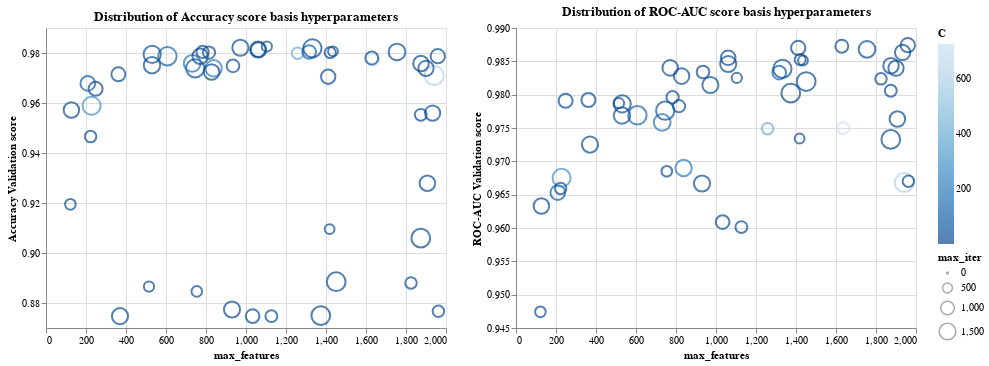

Source (notebook cell):
### Markdown cell above
###  Visualizing all the models trained by Randomized Search.

### Code cell
roc_auc_plot = alt.Chart(results,
          title='Distribution of ROC-AUC score basis hyperparameters'
          ).mark_point().encode(
    x=alt.X('param_countvectorizer__max_features',
            title='max_features'),
    y=alt.Y('mean_test_roc_auc',
            title='ROC-AUC Validation score',
            scale=alt.Scale(zero=False)),
    color=alt.Color('param_logisticregression__C',
                    title='C',
                    scale=alt.Scale(reverse=True)),
    size=alt.Size('param_logisticregression__max_iter',
                  title='max_iter'))

accuracy_plot = alt.Chart(results,
          title='Distribution of Accuracy score basis hyperparameters'
          ).mark_point().encode(
    x=alt.X('param_countvectorizer__max_features',
            title='max_features'),
    y=alt.Y('mean_test_accuracy',
            title='Accuracy Validation score',
            scale=alt.Scale(zero=False)),
    color=alt.Color('param_logisticregression__C',
                    title='C',
                    scale=alt.Scale(reverse=True)),
    size=alt.Size('param_logisticregression__max_iter',
                  title='max_iter'))

accuracy_plot | roc_auc_plot

### Figure 1 — Vega-Lite specification as saved in the notebook (floating-point values rounded to 4 significant figures)
{"config": {"view": {"continuousWidth": 400, "continuousHeight": 300}}, "hconcat": [{"mark": "point", "encoding": {"color": {"field": "param_logisticregression__C", "scale": {"reverse": true}, "title": "C", "type": "quantitative"}, "size": {"field": "param_logisticregression__max_iter", "title": "max_iter", "type": "quantitative"}, "x": {"field": "param_countvectorizer__max_features", "title": "max_features", "type": "quantitative"}, "y": {"field": "mean_test_accuracy", "scale": {"zero": false}, "title": "Accuracy Validation score", "type": "quantitative"}}, "title": "Distribution of Accuracy score basis hyperparameters"}, {"mark": "point", "encoding": {"color": {"field": "param_logisticregression__C", "scale": {"reverse": true}, "title": "C", "type": "quantitative"}, "size": {"field": "param_logisticregression__max_iter", "title": "max_iter", "type": "quantitative"}, "x": {"field": "param_countvectorizer__max_features", "title": "max_features", "type": "quantitative"}, "y": {"field": "mean_test_roc_auc", "scale": {"zero": false}, "title": "ROC-AUC Validation score", "type": "quantitative"}}, "title": "Distribution of ROC-AUC score basis hyperparameters"}], "data": {"name": "data-9a7acac2dd2561eedd8f62ba5db5646c"}, "$schema": "https://vega.github.io/schema/vega-lite/v4.17.0.json", "datasets": {"data-9a7acac2dd2561eedd8f62ba5db5646c": [{"param_countvectorizer__max_features": 1374, "param_countvectorizer__stop_words": "english", "param_logisticregression__C": 0.004226, "param_logisticregression__class_weight": null, "param_logisticregression__max_iter": 1900, "mean_train_roc_auc": 0.9843, "mean_test_roc_auc": 0.9802, "mean_train_accuracy": 0.8755, "mean_test_accuracy": 0.875, "rank_test_roc_auc": 22}, {"param_countvectorizer__max_features": 248, "param_countvectorizer__stop_words": "english", "param_logisticregression__C": 0.4769, "param_logisticregression__class_weight": null, "param_logisticregression__max_iter": 1050, "mean_train_roc_auc": 0.9897, "mean_test_roc_auc": 0.9791, "mean_train_accuracy": 0.9741, "mean_test_accuracy": 0.9657, "rank_test_roc_auc": 25}, {"param_countvectorizer__max_features": 531, "param_countvectorizer__stop_words": null, "param_logisticregression__C": 15.37, "param_logisticregression__class_weight": null, "param_logisticregression__max_iter": 1600, "mean_train_roc_auc": 0.9993, "mean_test_roc_auc": 0.9786, "mean_train_accuracy": 0.9987, "mean_test_accuracy": 0.9794, "rank_test_roc_auc": 27}, {"param_countvectorizer__max_features": 746, "param_countvectorizer__stop_words": "english", "param_logisticregression__C": 34.88, "param_logisticregression__class_weight": "balanced", "param_logisticregression__max_iter": 1800, "mean_train_roc_auc": 0.9996, "mean_test_roc_auc": 0.9776, "mean_train_accuracy": 0.9975, "mean_test_accuracy": 0.9739, "rank_test_roc_auc": 29}, {"param_countvectorizer__max_features": 1418, "param_countvectorizer__stop_words": null, "param_logisticregression__C": 0.007058, "param_logisticregression__class_weight": null, "param_logisticregression__max_iter": 500, "mean_train_roc_auc": 0.9782, "mean_test_roc_auc": 0.9734, "mean_train_accuracy": 0.9117, "mean_test_accuracy": 0.9096, "rank_test_roc_auc": 36}, {"param_countvectorizer__max_features": 1755, "param_countvectorizer__stop_words": "english", "param_logisticregression__C": 4.581, "param_logisticregression__class_weight": null, "param_logisticregression__max_iter": 1500, "mean_train_roc_auc": 0.9996, "mean_test_roc_auc": 0.9868, "mean_train_accuracy": 0.9985, "mean_test_accuracy": 0.9804, "rank_test_roc_auc": 4}, {"param_countvectorizer__max_features": 972, "param_countvectorizer__stop_words": null, "param_logisticregression__C": 14.37, "param_logisticregression__class_weight": null, "param_logisticregression__max_iter": 1400, "mean_train_roc_auc": 0.9994, "mean_test_roc_auc": 0.9814, "mean_train_accuracy": 0.9993, "mean_test_accuracy": 0.9821, "rank_test_roc_auc": 20}, {"param_countvectorizer__max_features": 1636, "param_countvectorizer__stop_words": "english", "param_logisticregression__C": 726.7, "param_logisticregression__class_weight": null, "param_logisticregression__max_iter": 750, "mean_train_roc_auc": 0.9999, "mean_test_roc_auc": 0.975, "mean_train_accuracy": 0.9995, "mean_test_accuracy": 0.9773, "rank_test_roc_auc": 34}, {"param_countvectorizer__max_features": 515, "param_countvectorizer__stop_words": "english", "param_logisticregression__C": 0.009197, "param_logisticregression__class_weight": null, "param_logisticregression__max_iter": 550, "mean_train_roc_auc": 0.9824, "mean_test_roc_auc": 0.9787, "mean_train_accuracy": 0.8872, "mean_test_accuracy": 0.8866, "rank_test_roc_auc": 26}, {"param_countvectorizer__max_features": 209, "param_countvectorizer__stop_words": null, "param_logisticregression__C": 79.34, "param_logisticregression__class_weight": null, "param_logisticregression__max_iter": 1150, "mean_train_roc_auc": 0.9974, "mean_test_roc_auc": 0.9653, "mean_train_accuracy": 0.9907, "mean_test_accuracy": 0.9678, "rank_test_roc_auc": 46}, {"param_countvectorizer__max_features": 1411, "param_countvectorizer__stop_words": "english", "param_logisticregression__C": 0.2645, "param_logisticregression__class_weight": null, "param_logisticregression__max_iter": 1100, "mean_train_roc_auc": 0.9975, "mean_test_roc_auc": 0.987, "mean_train_accuracy": 0.9804, "mean_test_accuracy": 0.9705, "rank_test_roc_auc": 3}, {"param_countvectorizer__max_features": 1258, "param_countvectorizer__stop_words": null, "param_logisticregression__C": 401.4, "param_logisticregression__class_weight": null, "param_logisticregression__max_iter": 700, "mean_train_roc_auc": 1.0, "mean_test_roc_auc": 0.9749, "mean_train_accuracy": 0.9995, "mean_test_accuracy": 0.9799, "rank_test_roc_auc": 35}, {"param_countvectorizer__max_features": 122, "param_countvectorizer__stop_words": null, "param_logisticregression__C": 0.001618, "param_logisticregression__class_weight": "balanced", "param_logisticregression__max_iter": 600, "mean_train_roc_auc": 0.9518, "mean_test_roc_auc": 0.9474, "mean_train_accuracy": 0.9238, "mean_test_accuracy": 0.9195, "rank_test_roc_auc": 50}, {"param_countvectorizer__max_features": 1959, "param_countvectorizer__stop_words": "english", "param_logisticregression__C": 1.429, "param_logisticregression__class_weight": null, "param_logisticregression__max_iter": 1100, "mean_train_roc_auc": 0.9994, "mean_test_roc_auc": 0.9874, "mean_train_accuracy": 0.9937, "mean_test_accuracy": 0.9787, "rank_test_roc_auc": 1}, {"param_countvectorizer__max_features": 935, "param_countvectorizer__stop_words": null, "param_logisticregression__C": 0.06715, "param_logisticregression__class_weight": "balanced", "param_logisticregression__max_iter": 850, "mean_train_roc_auc": 0.9965, "mean_test_roc_auc": 0.9834, "mean_train_accuracy": 0.9829, "mean_test_accuracy": 0.9748, "rank_test_roc_auc": 14}, {"param_countvectorizer__max_features": 1941, "param_countvectorizer__stop_words": "english", "param_logisticregression__C": 608.7, "param_logisticregression__class_weight": "balanced", "param_logisticregression__max_iter": 1950, "mean_train_roc_auc": 1.0, "mean_test_roc_auc": 0.9668, "mean_train_accuracy": 0.9995, "mean_test_accuracy": 0.971, "rank_test_roc_auc": 43}, {"param_countvectorizer__max_features": 1061, "param_countvectorizer__stop_words": "english", "param_logisticregression__C": 10.18, "param_logisticregression__class_weight": null, "param_logisticregression__max_iter": 1400, "mean_train_roc_auc": 0.9993, "mean_test_roc_auc": 0.9846, "mean_train_accuracy": 0.9985, "mean_test_accuracy": 0.9814, "rank_test_roc_auc": 9}, {"param_countvectorizer__max_features": 1874, "param_countvectorizer__stop_words": null, "param_logisticregression__C": 0.006674, "param_logisticregression__class_weight": null, "param_logisticregression__max_iter": 1900, "mean_train_roc_auc": 0.9782, "mean_test_roc_auc": 0.9733, "mean_train_accuracy": 0.9095, "mean_test_accuracy": 0.9059, "rank_test_roc_auc": 37}, {"param_countvectorizer__max_features": 1962, "param_countvectorizer__stop_words": null, "param_logisticregression__C": 0.002799, "param_logisticregression__class_weight": null, "param_logisticregression__max_iter": 700, "mean_train_roc_auc": 0.9714, "mean_test_roc_auc": 0.967, "mean_train_accuracy": 0.8771, "mean_test_accuracy": 0.8767, "rank_test_roc_auc": 42}, {"param_countvectorizer__max_features": 362, "param_countvectorizer__stop_words": null, "param_logisticregression__C": 1.461, "param_logisticregression__class_weight": "balanced", "param_logisticregression__max_iter": 1050, "mean_train_roc_auc": 0.9985, "mean_test_roc_auc": 0.9792, "mean_train_accuracy": 0.9915, "mean_test_accuracy": 0.9715, "rank_test_roc_auc": 24}, {"param_countvectorizer__max_features": 1629, "param_countvectorizer__stop_words": "english", "param_logisticregression__C": 0.904, "param_logisticregression__class_weight": null, "param_logisticregression__max_iter": 900, "mean_train_roc_auc": 0.9991, "mean_test_roc_auc": 0.9873, "mean_train_accuracy": 0.9906, "mean_test_accuracy": 0.978, "rank_test_roc_auc": 2}, {"param_countvectorizer__max_features": 1825, "param_countvectorizer__stop_words": "english", "param_logisticregression__C": 0.009807, "param_logisticregression__class_weight": null, "param_logisticregression__max_iter": 700, "mean_train_roc_auc": 0.9873, "mean_test_roc_auc": 0.9824, "mean_train_accuracy": 0.891, "mean_test_accuracy": 0.888, "rank_test_roc_auc": 18}, {"param_countvectorizer__max_features": 1874, "param_countvectorizer__stop_words": null, "param_logisticregression__C": 0.02644, "param_logisticregression__class_weight": null, "param_logisticregression__max_iter": 750, "mean_train_roc_auc": 0.988, "mean_test_roc_auc": 0.9806, "mean_train_accuracy": 0.9609, "mean_test_accuracy": 0.9553, "rank_test_roc_auc": 21}, {"param_countvectorizer__max_features": 754, "param_countvectorizer__stop_words": null, "param_logisticregression__C": 0.004136, "param_logisticregression__class_weight": null, "param_logisticregression__max_iter": 600, "mean_train_roc_auc": 0.9726, "mean_test_roc_auc": 0.9685, "mean_train_accuracy": 0.8858, "mean_test_accuracy": 0.8846, "rank_test_roc_auc": 40}, {"param_countvectorizer__max_features": 1061, "param_countvectorizer__stop_words": "english", "param_logisticregression__C": 0.8687, "param_logisticregression__class_weight": "balanced", "param_logisticregression__max_iter": 1150, "mean_train_roc_auc": 0.9991, "mean_test_roc_auc": 0.9855, "mean_train_accuracy": 0.9959, "mean_test_accuracy": 0.9814, "rank_test_roc_auc": 6}, {"param_countvectorizer__max_features": 1127, "param_countvectorizer__stop_words": null, "param_logisticregression__C": 0.001043, "param_logisticregression__class_weight": null, "param_logisticregression__max_iter": 750, "mean_train_roc_auc": 0.9641, "mean_test_roc_auc": 0.9601, "mean_train_accuracy": 0.8747, "mean_test_accuracy": 0.8747, "rank_test_roc_auc": 49}, {"param_countvectorizer__max_features": 1900, "param_countvectorizer__stop_words": "english", "param_logisticregression__C": 0.006794, "param_logisticregression__class_weight": "balanced", "param_logisticregression__max_iter": 1250, "mean_train_roc_auc": 0.9908, "mean_test_roc_auc": 0.984, "mean_train_accuracy": 0.9787, "mean_test_accuracy": 0.9739, "rank_test_roc_auc": 12}, {"param_countvectorizer__max_features": 1316, "param_countvectorizer__stop_words": "english", "param_logisticregression__C": 91.59, "param_logisticregression__class_weight": null, "param_logisticregression__max_iter": 1000, "mean_train_roc_auc": 0.9996, "mean_test_roc_auc": 0.9833, "mean_train_accuracy": 0.9992, "mean_test_accuracy": 0.9804, "rank_test_roc_auc": 15}, {"param_countvectorizer__max_features": 1875, "param_countvectorizer__stop_words": null, "param_logisticregression__C": 0.06503, "param_logisticregression__class_weight": "balanced", "param_logisticregression__max_iter": 1300, "mean_train_roc_auc": 0.9972, "mean_test_roc_auc": 0.9843, "mean_train_accuracy": 0.985, "mean_test_accuracy": 0.9758, "rank_test_roc_auc": 10}, {"param_countvectorizer__max_features": 838, "param_countvectorizer__stop_words": null, "param_logisticregression__C": 196.8, "param_logisticregression__class_weight": "balanced", "param_logisticregression__max_iter": 1450, "mean_train_roc_auc": 1.0, "mean_test_roc_auc": 0.969, "mean_train_accuracy": 0.9995, "mean_test_accuracy": 0.9739, "rank_test_roc_auc": 39}, {"param_countvectorizer__max_features": 815, "param_countvectorizer__stop_words": null, "param_logisticregression__C": 17.78, "param_logisticregression__class_weight": "balanced", "param_logisticregression__max_iter": 800, "mean_train_roc_auc": 0.9997, "mean_test_roc_auc": 0.9783, "mean_train_accuracy": 0.9993, "mean_test_accuracy": 0.9802, "rank_test_roc_auc": 28}, {"param_countvectorizer__max_features": 530, "param_countvectorizer__stop_words": null, "param_logisticregression__C": 15.17, "param_logisticregression__class_weight": "balanced", "param_logisticregression__max_iter": 1450, "mean_train_roc_auc": 0.9995, "mean_test_roc_auc": 0.9769, "mean_train_accuracy": 0.999, "mean_test_accuracy": 0.9751, "rank_test_roc_auc": 31}, {"param_countvectorizer__max_features": 828, "param_countvectorizer__stop_words": null, "param_logisticregression__C": 0.05096, "param_logisticregression__class_weight": "balanced", "param_logisticregression__max_iter": 1300, "mean_train_roc_auc": 0.9954, "mean_test_roc_auc": 0.9828, "mean_train_accuracy": 0.981, "mean_test_accuracy": 0.9724, "rank_test_roc_auc": 16}, {"param_countvectorizer__max_features": 731, "param_countvectorizer__stop_words": "english", "param_logisticregression__C": 151.3, "param_logisticregression__class_weight": null, "param_logisticregression__max_iter": 1500, "mean_train_roc_auc": 0.9995, "mean_test_roc_auc": 0.9758, "mean_train_accuracy": 0.9988, "mean_test_accuracy": 0.9758, "rank_test_roc_auc": 33}, {"param_countvectorizer__max_features": 228, "param_countvectorizer__stop_words": "english", "param_logisticregression__C": 277.5, "param_logisticregression__class_weight": "balanced", "param_logisticregression__max_iter": 1750, "mean_train_roc_auc": 0.9969, "mean_test_roc_auc": 0.9675, "mean_train_accuracy": 0.9813, "mean_test_accuracy": 0.9589, "rank_test_roc_auc": 41}, {"param_countvectorizer__max_features": 1421, "param_countvectorizer__stop_words": null, "param_logisticregression__C": 0.8525, "param_logisticregression__class_weight": null, "param_logisticregression__max_iter": 650, "mean_train_roc_auc": 0.9988, "mean_test_roc_auc": 0.9853, "mean_train_accuracy": 0.993, "mean_test_accuracy": 0.9802, "rank_test_roc_auc": 7}, {"param_countvectorizer__max_features": 1435, "param_countvectorizer__stop_words": null, "param_logisticregression__C": 1.079, "param_logisticregression__class_weight": null, "param_logisticregression__max_iter": 500, "mean_train_roc_auc": 0.999, "mean_test_roc_auc": 0.9851, "mean_train_accuracy": 0.9943, "mean_test_accuracy": 0.9807, "rank_test_roc_auc": 8}, {"param_countvectorizer__max_features": 1332, "param_countvectorizer__stop_words": null, "param_logisticregression__C": 5.434, "param_logisticregression__class_weight": null, "param_logisticregression__max_iter": 1800, "mean_train_roc_auc": 0.9992, "mean_test_roc_auc": 0.9839, "mean_train_accuracy": 0.9988, "mean_test_accuracy": 0.9819, "rank_test_roc_auc": 13}, {"param_countvectorizer__max_features": 223, "param_countvectorizer__stop_words": null, "param_logisticregression__C": 0.00378, "param_logisticregression__class_weight": "balanced", "param_logisticregression__max_iter": 700, "mean_train_roc_auc": 0.971, "mean_test_roc_auc": 0.9659, "mean_train_accuracy": 0.9504, "mean_test_accuracy": 0.9466, "rank_test_roc_auc": 45}, {"param_countvectorizer__max_features": 370, "param_countvectorizer__stop_words": "english", "param_logisticregression__C": 0.001232, "param_logisticregression__class_weight": null, "param_logisticregression__max_iter": 1400, "mean_train_roc_auc": 0.9768, "mean_test_roc_auc": 0.9725, "mean_train_accuracy": 0.8747, "mean_test_accuracy": 0.8747, "rank_test_roc_auc": 38}, {"param_countvectorizer__max_features": 1451, "param_countvectorizer__stop_words": "english", "param_logisticregression__C": 0.009871, "param_logisticregression__class_weight": null, "param_logisticregression__max_iter": 1900, "mean_train_roc_auc": 0.9865, "mean_test_roc_auc": 0.982, "mean_train_accuracy": 0.891, "mean_test_accuracy": 0.8885, "rank_test_roc_auc": 19}, {"param_countvectorizer__max_features": 607, "param_countvectorizer__stop_words": null, "param_logisticregression__C": 96.32, "param_logisticregression__class_weight": null, "param_logisticregression__max_iter": 1850, "mean_train_roc_auc": 0.9996, "mean_test_roc_auc": 0.9769, "mean_train_accuracy": 0.9995, "mean_test_accuracy": 0.9787, "rank_test_roc_auc": 30}, {"param_countvectorizer__max_features": 1033, "param_countvectorizer__stop_words": null, "param_logisticregression__C": 0.001229, "param_logisticregression__class_weight": null, "param_logisticregression__max_iter": 1000, "mean_train_roc_auc": 0.9648, "mean_test_roc_auc": 0.9609, "mean_train_accuracy": 0.8747, "mean_test_accuracy": 0.8747, "rank_test_roc_auc": 48}, {"param_countvectorizer__max_features": 1104, "param_countvectorizer__stop_words": null, "param_logisticregression__C": 4.031, "param_logisticregression__class_weight": "balanced", "param_logisticregression__max_iter": 550, "mean_train_roc_auc": 0.9995, "mean_test_roc_auc": 0.9825, "mean_train_accuracy": 0.9992, "mean_test_accuracy": 0.9826, "rank_test_roc_auc": 17}, {"param_countvectorizer__max_features": 127, "param_countvectorizer__stop_words": "english", "param_logisticregression__C": 0.01225, "param_logisticregression__class_weight": "balanced", "param_logisticregression__max_iter": 1300, "mean_train_roc_auc": 0.9668, "mean_test_roc_auc": 0.9633, "mean_train_accuracy": 0.9605, "mean_test_accuracy": 0.9572, "rank_test_roc_auc": 47}, {"param_countvectorizer__max_features": 1907, "param_countvectorizer__stop_words": null, "param_logisticregression__C": 0.01115, "param_logisticregression__class_weight": null, "param_logisticregression__max_iter": 1300, "mean_train_roc_auc": 0.9822, "mean_test_roc_auc": 0.9763, "mean_train_accuracy": 0.9334, "mean_test_accuracy": 0.9279, "rank_test_roc_auc": 32}, {"param_countvectorizer__max_features": 930, "param_countvectorizer__stop_words": null, "param_logisticregression__C": 0.002949, "param_logisticregression__class_weight": null, "param_logisticregression__max_iter": 1400, "mean_train_roc_auc": 0.9705, "mean_test_roc_auc": 0.9667, "mean_train_accuracy": 0.8776, "mean_test_accuracy": 0.8774, "rank_test_roc_auc": 44}, {"param_countvectorizer__max_features": 771, "param_countvectorizer__stop_words": null, "param_logisticregression__C": 0.7317, "param_logisticregression__class_weight": null, "param_logisticregression__max_iter": 1300, "mean_train_roc_auc": 0.9984, "mean_test_roc_auc": 0.984, "mean_train_accuracy": 0.9898, "mean_test_accuracy": 0.9787, "rank_test_roc_auc": 11}, {"param_countvectorizer__max_features": 783, "param_countvectorizer__stop_words": null, "param_logisticregression__C": 7.508, "param_logisticregression__class_weight": "balanced", "param_logisticregression__max_iter": 800, "mean_train_roc_auc": 0.9995, "mean_test_roc_auc": 0.9796, "mean_train_accuracy": 0.9991, "mean_test_accuracy": 0.9804, "rank_test_roc_auc": 23}, {"param_countvectorizer__max_features": 1933, "param_countvectorizer__stop_words": "english", "param_logisticregression__C": 0.07645, "param_logisticregression__class_weight": null, "param_logisticregression__max_iter": 1250, "mean_train_roc_auc": 0.9948, "mean_test_roc_auc": 0.9863, "mean_train_accuracy": 0.9644, "mean_test_accuracy": 0.956, "rank_test_roc_auc": 5}]}}
